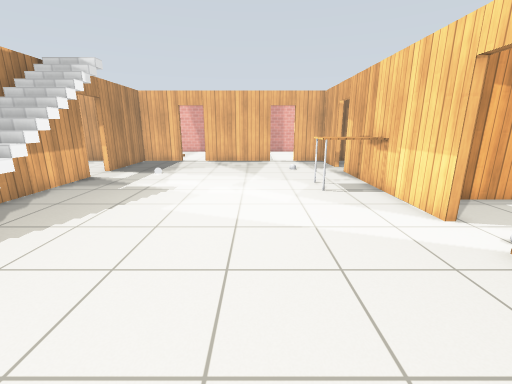
View 1 (above)

20 first-person views from a walk through a world built for the Gazebo simulator. The camera is 1.2 m above the floor, tilts 14° down and sees 90° across. The floor is counted in squares, 0.5 m on a side. Each view is taken from the middle of a square. On the plan, view 1 faces up. The plan holds only what a view shows up to about 17 squares ahead; the rest is blank. The place goes on beyond the plan. Gazebo's built-in surfaces are drawn with simple patterns. Some stock models are drawn as simple stand-ins.

View 2
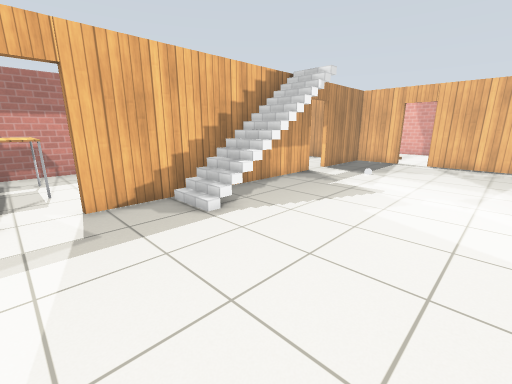

View 3
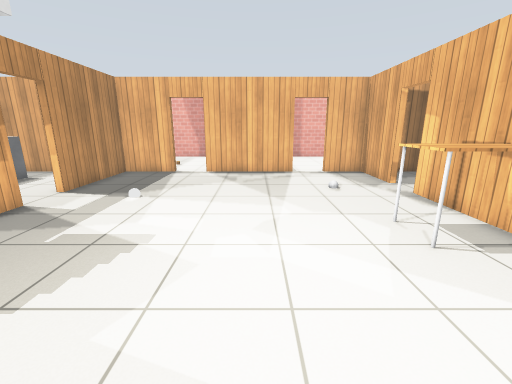

View 4
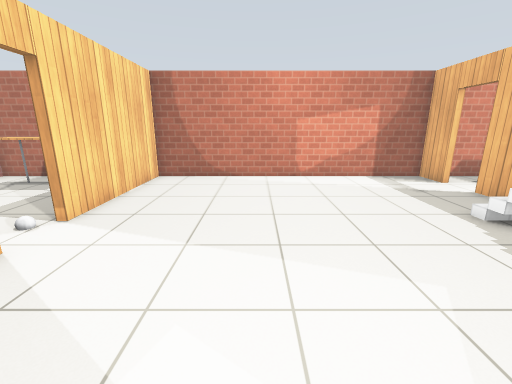

View 5
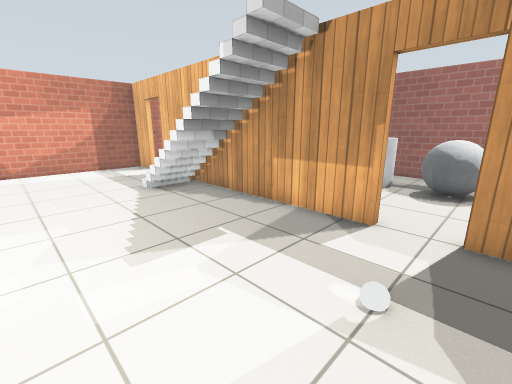

View 6
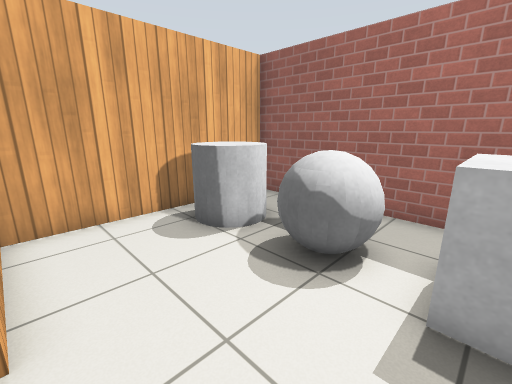

View 7
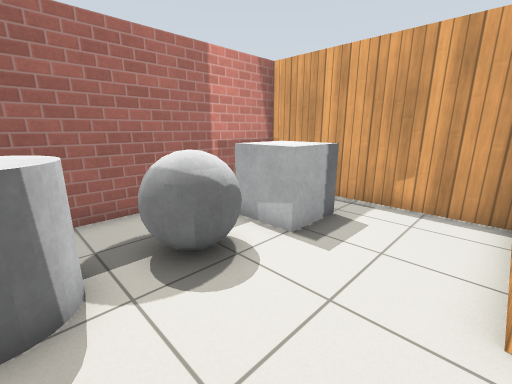

View 8
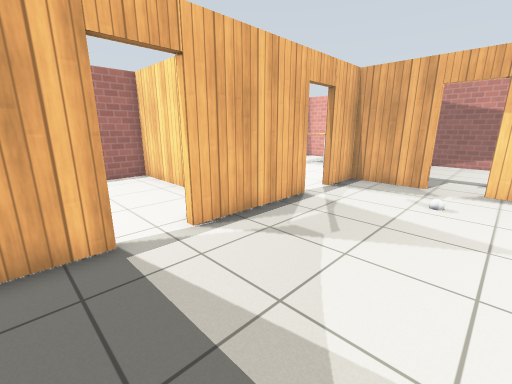

View 9
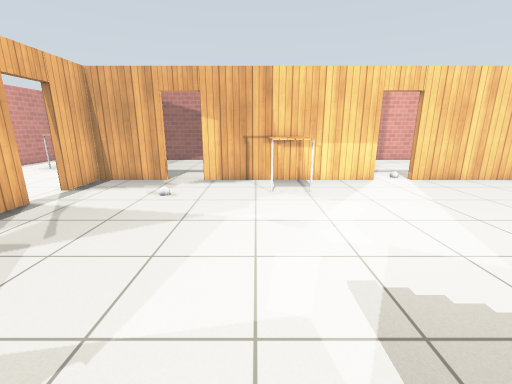

View 10
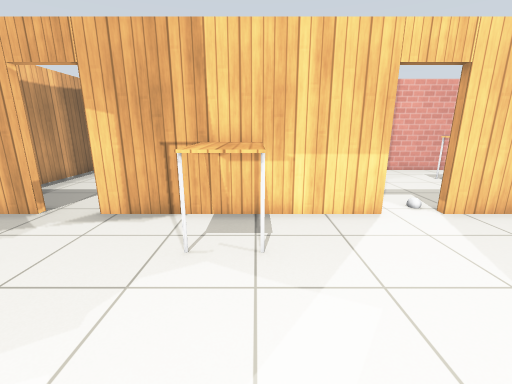

View 11
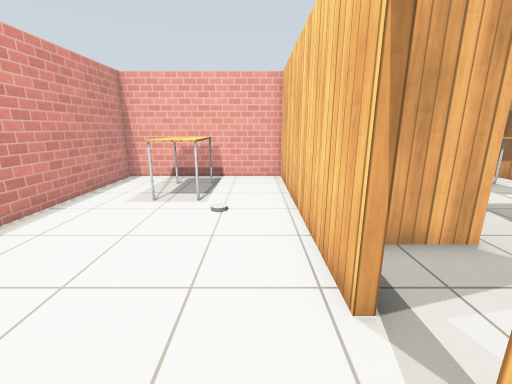

View 12
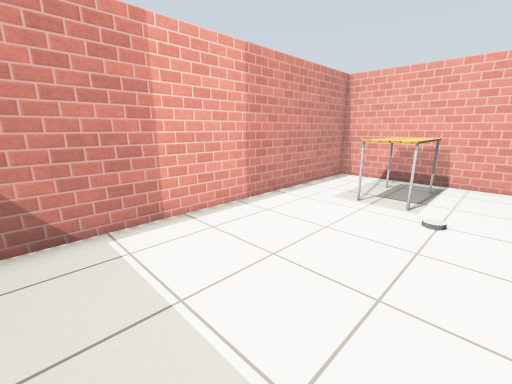

View 13
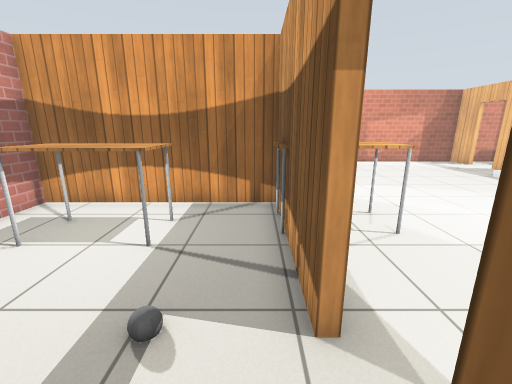

View 14
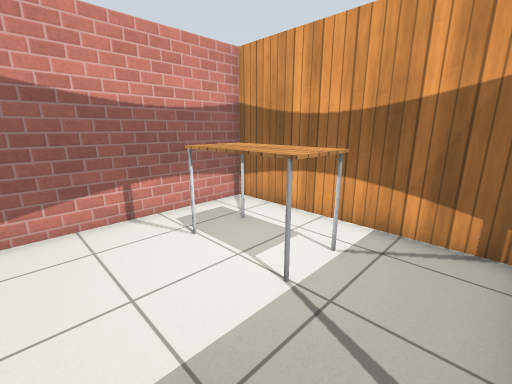

View 15
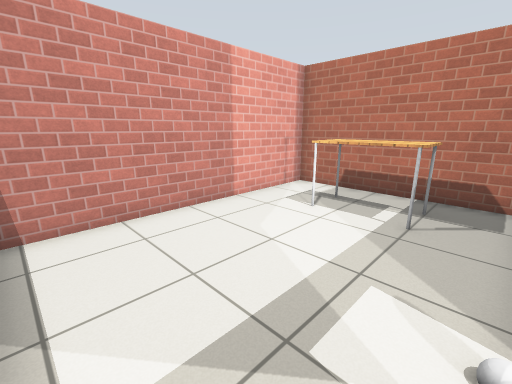

View 16
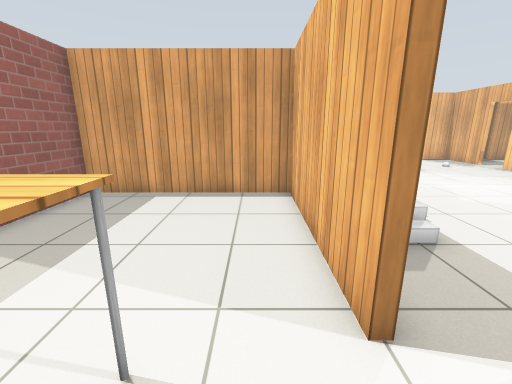

View 17
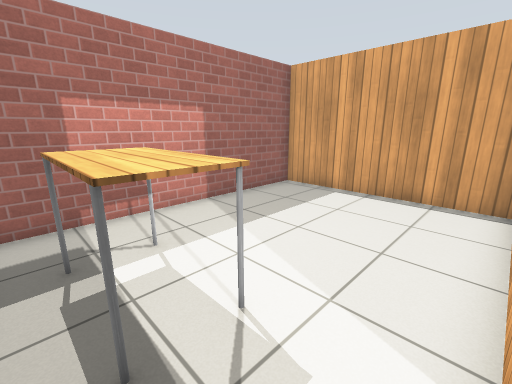

View 18
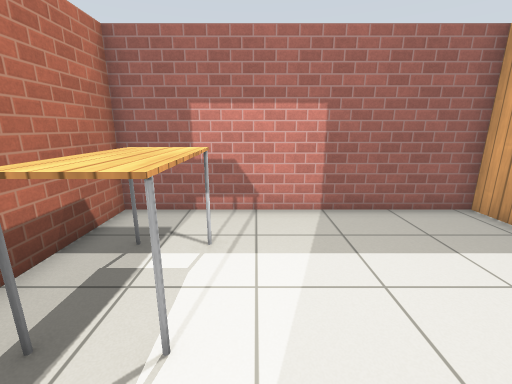

View 19
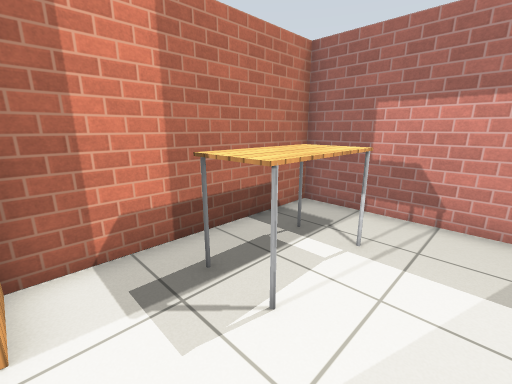

View 20
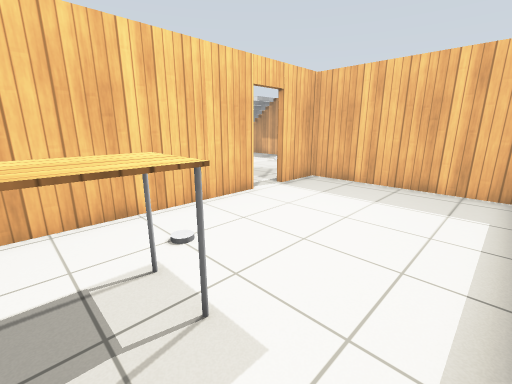

### Floor plan
Points are (right, up) in squares from view 1. A wall is a line through its corners. A room is listed if a view was taken in it or the views show most of it. See-through windows are left out.
Room 1 (views 1, 2, 3, 4, 5, 8, 9, 10)
walls: (5, 11.4) (5, 14.5); (5, 6.4) (5, 9.6); (-8.4, 12.9) (-8.4, 1.4); (5, 16.3) (5, 19.4) (2.8, 19.4); (1.1, 19.4) (-3.9, 19.4); (-5.5, 19.4) (-8.4, 19.4) (-8.4, 14.5); (-8.4, -0.3) (-8.4, -2) (5, -2) (5, 4.6)
ways out: open door at (-8.7, 13.7) to room 2; open door at (1.7, 19.7) to room 3; open door at (5, 15.5) to room 4; open door at (5, 5.5) to room 5; open door at (-8.5, 0.5) to room 6; open door at (-4.7, 19.7)
objects: stairs (-8, 10); white ball (-5, 14); other object (2, 15); table (3, 10) to (5, 11)
Room 2 (views 6, 7)
walls: (-8.6, 19.4) (-16.4, 19.4) (-16.4, 8.8) (-8.6, 8.8)
ways out: open door at (-8.7, 13.7) to room 1
objects: grey cylinder (-14, 10) to (-13, 11); grey ball (-14, 13) to (-13, 14); grey box (-14, 16) to (-13, 17)
Room 3 (views 11, 12, 20)
walls: (2.8, 19.7) (13, 19.7) (13, 27.4) (-0.2, 27.4); (-1.4, 27.2) (-1.4, 19.7) (1.1, 19.7)
ways out: open door at (1.7, 19.7) to room 1
objects: table (9, 23) to (11, 24)
Room 4 (views 13, 14)
walls: (5.3, 14.5) (5.3, 11.5); (5.3, 9.6) (5.3, 8.8) (13, 8.8) (13, 17.8); (12.8, 19.4) (7, 19.4)
ways out: open door at (5, 15.5) to room 1
objects: grey ball (7, 14); table (8, 11) to (11, 12)
Room 5 (view 15)
walls: (8.9, 8.5) (7, 8.5); (5.8, -2) (13, -2) (13, 8.4)
ways out: open door at (5, 5.5) to room 1
objects: grey ball (6, 5); table (8, 0) to (10, 1)
Room 6 (views 16, 17, 18, 19)
walls: (-8.7, 1.4) (-8.7, 8.5) (-16.4, 8.5) (-16.4, -2) (-8.7, -2)
low walls: (-8.7, -2) (-8.7, -0.3)
ways out: open door at (-8.5, 0.5) to room 1
objects: table (-14, 0) to (-11, 1)

Positions as (right, up) in squares from view 1, and headings:
1: (0, 0), facing up
2: (0, 0), facing up-left
3: (-1, 5), facing up
4: (0, 11), facing down
5: (-2, 15), facing down-left
6: (-9, 16), facing down-left
7: (-9, 11), facing up-left
8: (-7, 14), facing up-right
9: (-7, 12), facing right
10: (-2, 10), facing right
11: (0, 21), facing right
12: (0, 21), facing up-right
13: (6, 17), facing down
14: (6, 15), facing down-right
15: (6, 8), facing down-right
16: (-10, -1), facing up
17: (-9, -1), facing up-left
18: (-9, 2), facing left
19: (-9, 3), facing down-left
20: (10, 27), facing down-left
